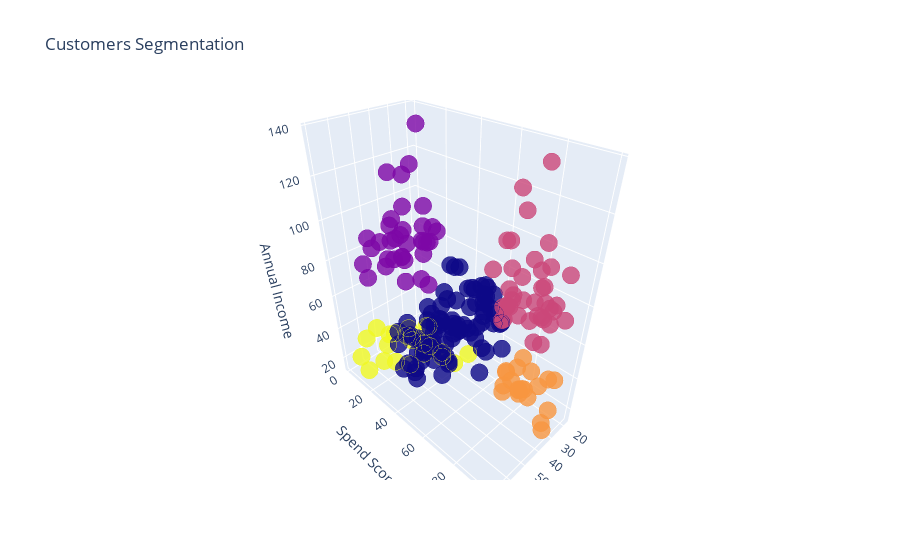

Notebook code for this chart:
### Code cell
import plotly.graph_objs as go
import plotly as py
py.offline.init_notebook_mode(connected = True)
df4['cluster_id'] =  model_ais.labels_
trace1 = go.Scatter3d(
    x = df4['Age'],
    y = df4['Spend_Score'],
    z = df4['Annual_Income'],
    mode ='markers',
    marker = dict(color = df4['cluster_id'], size = 6, line = dict(color= df4['cluster_id'], width= 12), opacity = 0.8)) 
data = [trace1]
layout = go.Layout(title= 'Customers Segmentation', scene = dict(xaxis = dict(title  = 'Age'), yaxis = dict(title  = 'Spend Score'), zaxis = dict(title  = 'Annual Income')))
fig = go.Figure(data = data, layout=layout)
py.offline.iplot(fig)
plt.show();

### Figure 1 — Plotly figure (JSON) as saved in the notebook; plotly's stock layout.template omitted (floating-point values rounded to 4 significant figures; data arrays with more than 128 entries replaced by an {"elided": "..."} marker saying what was removed)
{"data": [{"marker": {"color": {"elided": "200 int values"}, "line": {"color": {"elided": "200 int values"}, "width": 12}, "opacity": 0.8, "size": 6}, "mode": "markers", "type": "scatter3d", "x": {"elided": "200 int values"}, "y": {"elided": "200 int values"}, "z": {"elided": "200 int values"}}], "layout": {"scene": {"xaxis": {"title": {"text": "Age"}}, "yaxis": {"title": {"text": "Spend Score"}}, "zaxis": {"title": {"text": "Annual Income"}}}, "title": {"text": "Customers Segmentation"}}}
